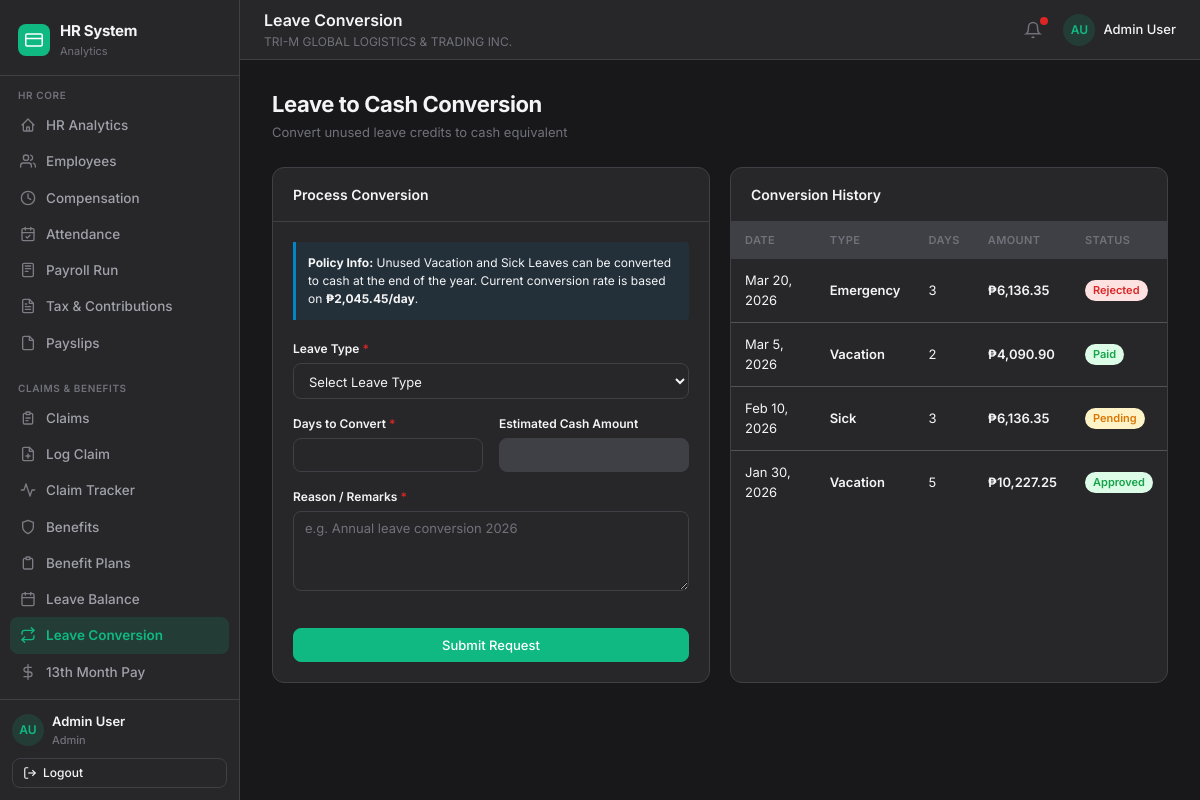
Screenshot of /pages/leave_conversion.php (signed in) with the database file from the repository.
### tables this page shows
CREATE TABLE IF NOT EXISTS leave_conversions (
  id          INT AUTO_INCREMENT PRIMARY KEY,
  employee_id VARCHAR(20)  DEFAULT NULL,
  leave_type  VARCHAR(50)  NOT NULL,
  days        INT          NOT NULL DEFAULT 0,
  daily_rate  DECIMAL(12,2) NOT NULL DEFAULT 0,
  amount      DECIMAL(12,2) NOT NULL DEFAULT 0,
  reason      VARCHAR(255) DEFAULT NULL,
  conv_date   DATE         NOT NULL,
  status      ENUM('Pending','Approved','Rejected','Paid') NOT NULL DEFAULT 'Pending',
  created_at  DATETIME     NOT NULL DEFAULT CURRENT_TIMESTAMP
);

### includes/config.php (called while the page is built, shortened)
<?php
function formatCurrency(float $amount): string {
    return '₱' . number_format($amount, 2);
}
function formatDate(?string $date): string {
    $ts = strtotime($date);
    return $ts ? date('M j, Y', $ts) : '';
}
function getStatusBadgeClass(string $status): string {
    return match($status) {
        'Active', 'Paid', 'Approved', 'Released'                         => 'badge-success',
        'Pending', 'Processing', 'AI Review', 'Pending Approval','On Leave','Draft' => 'badge-warning',
        'Enrolled'                                                         => 'badge-info',
        'Regular'                                                          => 'badge-muted',
        'Rejected', 'Resigned', 'Terminated', 'Cancelled'                => 'badge-danger',
        default                                                            => 'badge-muted',
    };
}

### pages/leave_conversion.php (the view, shortened to what this page needs)
<?php
require_once __DIR__ . '/../includes/config.php';
$pdo = getDB();
$history = $pdo->query('SELECT * FROM leave_conversions ORDER BY conv_date DESC')->fetchAll();
include __DIR__ . '/../includes/header.php';
include __DIR__ . '/../includes/sidebar.php';
?>
<div class="app-main">
  <?php include __DIR__ . '/../includes/topbar.php'; ?>
  <div class="page-content">
    <div class="page-header">
      <div>
        <h1>Leave to Cash Conversion</h1>
        <p>Convert unused leave credits to cash equivalent</p>
      </div>
    </div>
    <div class="grid-2">
        <div class="card">
            <div class="card-header"><h3>Process Conversion</h3></div>
            <div class="card-body">
                <div style="background:rgba(2,132,199,0.1);border-left:3px solid var(--info);padding:12px;border-radius:0 4px 4px 0;margin-bottom:20px;font-size:12px;color:var(--text-main);">
                    <strong>Policy Info:</strong> Unused Vacation and Sick Leaves can be converted to cash at the end of the year. Current conversion rate is based on <strong>₱2,045.45/day</strong>.
                </div>
                <form method="POST">
                    <div class="form-group">
                        <label class="form-label required">Leave Type</label>
                        <select name="leave_type" id="l_type" class="form-control" required onchange="calcAmt()">
                            <option value="">Select Leave Type</option>
                        </select>
                    </div>
                    <div class="form-row">
                        <div class="form-group">
                            <label class="form-label required">Days to Convert</label>
                            <input type="number" step="1" min="1" name="days" id="l_days" class="form-control" required oninput="calcAmt()">
                        </div>
                        <div class="form-group">
                            <label class="form-label">Estimated Cash Amount</label>
                            <input type="text" id="l_amt" class="form-control" readonly style="background:var(--surface-alt);color:var(--success);font-weight:700;">
                        </div>
                    </div>
                    <div class="form-group">
                        <label class="form-label required">Reason / Remarks</label>
                        <textarea name="reason" class="form-control" rows="2" required placeholder="e.g. Annual leave conversion 2026"></textarea>
                    </div>
                    <button type="submit" class="btn btn-primary btn-block mt-4">Submit Request</button>
                </form>
            </div>
        </div>
        <div class="card">
            <div class="card-header"><h3>Conversion History</h3></div>
            <div class="table-wrap" style="max-height:500px;overflow-y:auto;">
                <table>
                    <thead>
                        <tr>
                            <th>Date</th>
                            <th>Type</th>
                            <th>Days</th>
                            <th>Amount</th>
                            <th>Status</th>
                        </tr>
                    </thead>
                    <tbody>
                        <?php foreach($history as $h): ?>
                        <tr>
                            <td><?= formatDate($h['conv_date']) ?></td>
                            <td class="font-semibold"><?= htmlspecialchars($h['leave_type']) ?></td>
                            <td><?= (int)$h['days'] ?></td>
                            <td class="font-semibold text-main"><?= formatCurrency($h['amount']) ?></td>
                            <td><span class="badge <?= getStatusBadgeClass($h['status']) ?>"><?= htmlspecialchars($h['status']) ?></span></td>
                        </tr>
                        <?php endforeach; ?>
                    </tbody>
                </table>
            </div>
        </div>
    </div>
  </div>
</div>
<?php include __DIR__ . '/../includes/footer.php'; ?>

### assets/css/style.css (style rules this page uses)
:root { --primary: #10b981; --primary-light: rgba(16, 185, 129, 0.15); --primary-dark: #059669; --bg: #18181b; --surface: #27272a; --surface-alt: #3f3f46; --border: #3f3f46; --border-light: #52525b; --text: #a1a1aa; --text-main: #f4f4f5; --text-muted: #71717a; --text-inv: #18181b; --success: #16a34a; --success-bg: #dcfce7; --warning: #d97706; --warning-bg: #fef3c7; --danger: #dc2626; --danger-bg: #fee2e2; --info: #0284c7; --info-bg: #e0f2fe; --sidebar-w: 240px; --header-h: 60px; --radius: 8px; --radius-lg: 12px; --shadow-sm: 0 1px 3px rgba(0,0,0,.06), 0 1px 2px rgba(0,0,0,.04); --shadow: 0 4px 12px rgba(0,0,0,.08); --shadow-lg: 0 8px 24px rgba(0,0,0,.12); --transition: all .2s ease; --font: 'Inter', system-ui, sans-serif; font-family: var(--font); font-size: 14px; line-height: 1.5; color: var(--text); background: var(--bg); -webkit-font-smoothing: antialiased; }
*, *::before, *::after { box-sizing: border-box; margin: 0; padding: 0; }
body { min-height: 100vh; }
button { cursor: pointer; font-family: inherit; }
input, select, textarea { font-family: inherit; }
.app-main { flex: 1; display: flex; flex-direction: column; min-width: 0; margin-left: var(--sidebar-w); transition: margin-left .25s ease; }
.page-content { padding: 28px 32px; flex: 1; }
.page-header { display: flex; align-items: flex-start; justify-content: space-between; margin-bottom: 24px; gap: 16px; }
.page-header h1 { font-size: 22px; font-weight: 700; color: var(--text-main); letter-spacing: -.4px; }
.page-header p { font-size: 13px; color: var(--text-muted); margin-top: 2px; }
.card { background: var(--surface); border: 1px solid var(--border); border-radius: var(--radius-lg); overflow: hidden; }
.card-header { display: flex; align-items: center; justify-content: space-between; padding: 16px 20px; border-bottom: 1px solid var(--border); }
.card-header h2, .card-header h3 { font-size: 14px; font-weight: 600; color: var(--text-main); }
.card-body { padding: 20px; }
.table-wrap { overflow-x: auto; }
table { width: 100%; border-collapse: collapse; font-size: 13px; }
thead th { text-align: left; padding: 10px 14px; font-size: 11px; font-weight: 600; color: var(--text-muted); text-transform: uppercase; letter-spacing: .4px; border-bottom: 1px solid var(--border); background: var(--surface-alt); }
tbody tr { border-bottom: 1px solid var(--border-light); }
tbody tr:last-child { border-bottom: none; }
tbody td { padding: 12px 14px; color: var(--text-main); vertical-align: middle; }
.form-group { margin-bottom: 16px; }
.form-row { display: grid; grid-template-columns: repeat(auto-fit, minmax(180px, 1fr)); gap: 16px; }
.form-label { display: block; margin-bottom: 5px; font-size: 12px; font-weight: 600; color: var(--text-main); }
.form-label.required::after { content: ' *'; color: var(--danger); }
.form-control { width: 100%; padding: 8px 11px; font-size: 13px; color: var(--text-main); background: var(--surface); border: 1px solid var(--border); border-radius: var(--radius); transition: var(--transition); outline: none; }
.form-control::placeholder { color: var(--text-muted); }
select.form-control option { background: var(--surface); }
textarea.form-control { resize: vertical; min-height: 80px; }
.btn { display: inline-flex; align-items: center; gap: 6px; padding: 8px 14px; font-size: 13px; font-weight: 500; border-radius: var(--radius); border: 1px solid transparent; transition: var(--transition); cursor: pointer; white-space: nowrap; }
.btn-block { width: 100%; justify-content: center; }
.btn-primary { background: var(--primary); color: #fff; border-color: var(--primary); }
.badge { display: inline-flex; align-items: center; padding: 2px 8px; font-size: 11px; font-weight: 600; border-radius: 20px; white-space: nowrap; }
.badge-success { background: var(--success-bg); color: var(--success); }
.badge-warning { background: var(--warning-bg); color: var(--warning); }
.badge-danger { background: var(--danger-bg); color: var(--danger); }
.mt-4 { margin-top: 16px; }
.text-main { color: var(--text-main); }
.font-semibold { font-weight: 600; }
.grid-2 { display: grid; grid-template-columns: 1fr 1fr; gap: 20px; }

### rows the page displays
leave_conversions: conv_date "Mar 20, 2026", leave_type "Emergency", days "3", amount "₱6,136.35", status "Rejected"
leave_conversions: conv_date "Mar 5, 2026", leave_type "Vacation", days "2", amount "₱4,090.90", status "Paid"
leave_conversions: conv_date "Feb 10, 2026", leave_type "Sick", days "3", amount "₱6,136.35", status "Pending"
leave_conversions: conv_date "Jan 30, 2026", leave_type "Vacation", days "5", amount "₱10,227.25", status "Approved"

### other values shown
$section "HR CORE"
$item['label'] "HR Analytics"
$item['label'] "Employees"
$item['label'] "Compensation"
$item['label'] "Attendance"
$item['label'] "Payroll Run"
$item['label'] "Tax & Contributions"
$item['label'] "Payslips"
$section "CLAIMS & BENEFITS"
$item['label'] "Claims"
$item['label'] "Log Claim"
$item['label'] "Claim Tracker"
$item['label'] "Benefits"
$item['label'] "Benefit Plans"
$item['label'] "Leave Balance"
